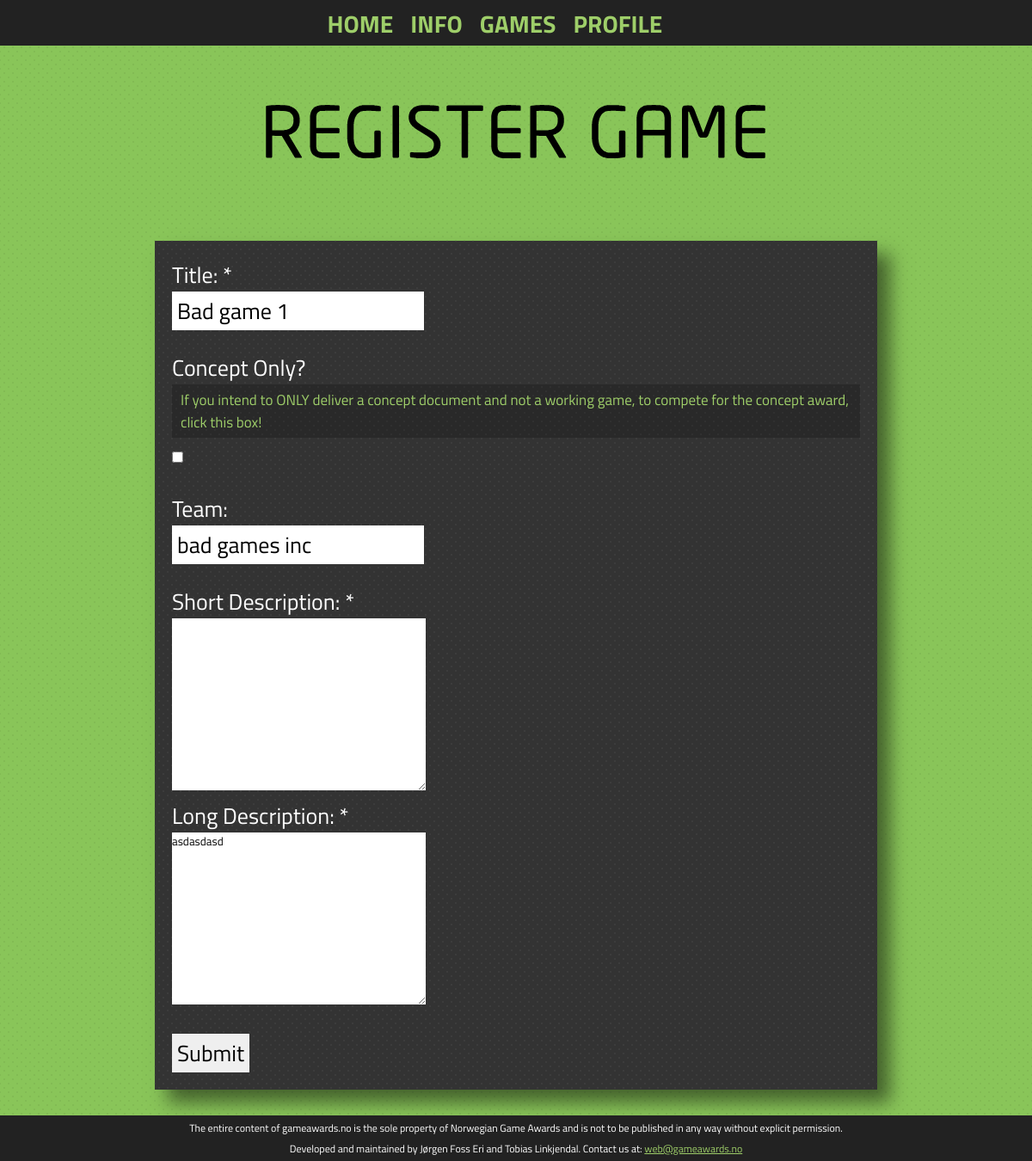
Screenshot of /runs/edit/2/ (signed in) with the database file from the repository.
### runs/models.py (models this page shows, shortened)
class Game(models.Model):
    name = models.CharField(max_length = 50)
    added_date = models.DateTimeField('date added')
    description = models.TextField(null=True, blank=True)
    short_desc = models.TextField(null=True, blank=True, max_length=170)
    team = models.CharField(max_length = 50, null=True, blank=True)
    leader = models.ForeignKey(User)
    run = models.ForeignKey(Run)
    likes = models.IntegerField(default=0)
    concept_only = models.BooleanField(default=False)

### runs/views.py (the view)
# urls.py: url(r'edit/(?P<game_id>\d+)/$', 'game_edit_request'),
def game_edit_request(request, game_id):
    g = Game.objects.get(pk=game_id)
    ayah_html = ayah.get_publisher_html()
    if not request.user.is_authenticated():
        return HttpResponseRedirect('/login/')
    if request.method == 'POST':
        form = GameRegistrationForm(request.POST, request.FILES)
        if form.is_valid():
            secret = request.POST['session_secret']
            passed = ayah.score_result(secret)
            if passed:
                try:
                    g.concept_only=form.cleaned_data['concept_only']
                except Error:
                    pass
                g.name=form.cleaned_data['name']
                g.short_desc = form.cleaned_data['short_desc']
                g.description = form.cleaned_data['description']
                g.team = form.cleaned_data['team']
                g.save()
                return HttpResponseRedirect('/members/profile/')
            else:
                context = {'form':form, 'ayah_html':ayah_html}
        else:
            context = {'form':form,'ayah_html':ayah_html}
    else:
        form = GameRegistrationForm(instance=g)
        context = {'form':form,'ayah_html':ayah_html}
    return render_to_response(
        'runs/edit_game.html',
        context,
        context_instance=RequestContext(request))

### runs/forms.py
class GameRegistrationForm(ModelForm):
    class Meta:
        model = Game
        exclude = ('added_date', 'run', 'leader', 'likes')

### templates/runs/edit_game.html (shortened to what this page needs)
{% extends "single_page.html" %}
{% block text_head %}<div id="register-game-text"></div>{% endblock %}
{% block page %}
<div id="register-game-container" class="single-page-container">
    <form action="" method="post">
        <div class="register_div">
                <p><label for="name"{% if form.name.errors %} class="error"{% endif %}>Title: *</label></p>
                <p>
                    {{ form.name }}
                </p>
        </div>
       <div class="register_div">
                <p><label for="concept_only"{% if form.concept_only.errors %} class="error"{% endif %}>Concept Only? </label></p>
                <div class="text-background" style="font-size:17px;">
                    If you intend to ONLY deliver a concept document and not a working game, to compete for the concept award, click this box!
                </div>
                <p>
                    {{ form.concept_only }}
                </p>
        </div>
        <br>
        <div class="register_div">
                <p><label for="team"{% if form.team.errors %} class="error"{% endif %}>Team:</label></p>
                <p>
                    {{ form.team }}
               </p>
        </div>
        <div class="register_div">
                <p><label for="short_desc"{% if form.short_desc.errors %} class="error"{% endif %}>Short Description: *</label></p>
                <p>
                    {{ form.short_desc }}
                </p>
        </div>
        <div class="register_div">
                <p><label for="description"{% if form.description.errors %} class="error"{% endif %}>Long Description: *</label></p>
                <p>
                    {{ form.description }}
                </p>
        </div>
        <p><input type="submit" alt="register" /></p>
    </form>
</div>
{% endblock %}

### static/stylesheets/page-style.css (style rules this page uses)
body { background: black; }
input { font-size:26px; }
input { cursor: pointer; padding: 3px 6px 3px 6px; }
.text-background { position: relative; overflow:hidden; color: #9ECE69; background: black; background: rgba(0,0,0,0.2); padding:5px 10px 5px 10px; }
.single-page-container { height:100%; }
.register_div label { font-size:26px; }
.register_div p { font-size:26px; }

### static/stylesheets/members.css (style rules this page uses)
#register-game-text { margin-top: 80px; margin-bottom: 80px; width: 800px; height: 80px; margin-right:auto; margin-left:auto; background-image: url(../images/register-game-text.png); }

### rows the page displays
Game: name "Bad game 1", team "bad games inc", description "asdasdasd"
